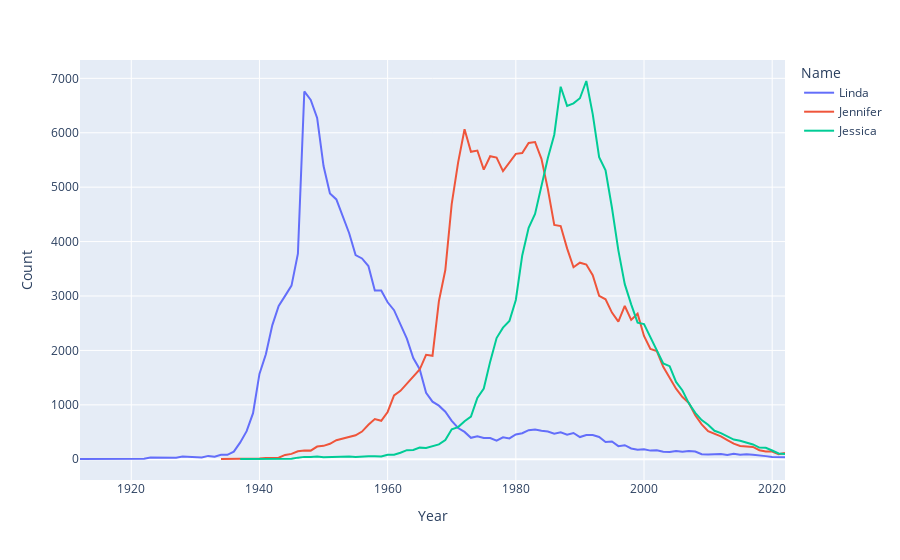

This figure's notebook cell:
### Code cell
# Find the 10 names that have decreased the most in popularity
a = female_data["Count"].sort_values(ascending=False).head(10).index

top = female_data.loc[a,["Name"]]

top_names = top["Name"].tolist()
top_names


px.line(female_data[female_data["Name"].isin(top_names)], x = "Year", y = "Count", color = "Name")
